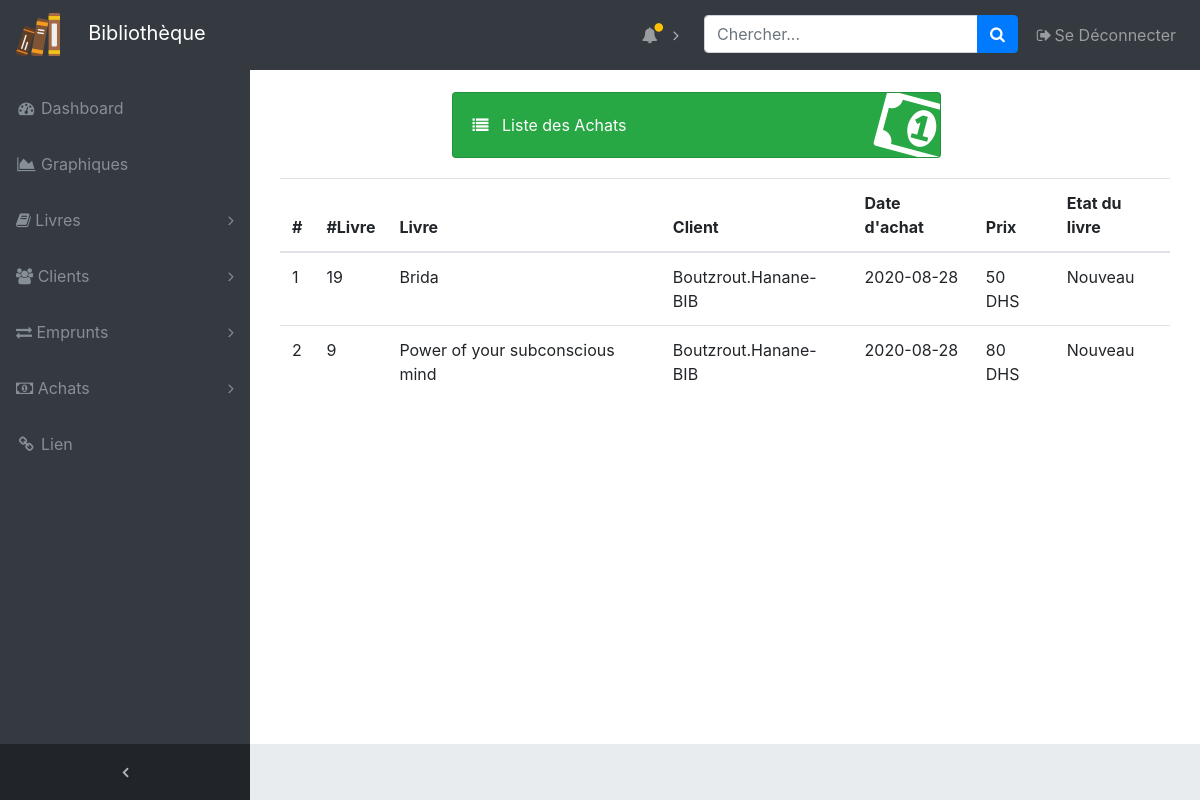
The app's page /admin/liste_achats.php (signed in), older data.
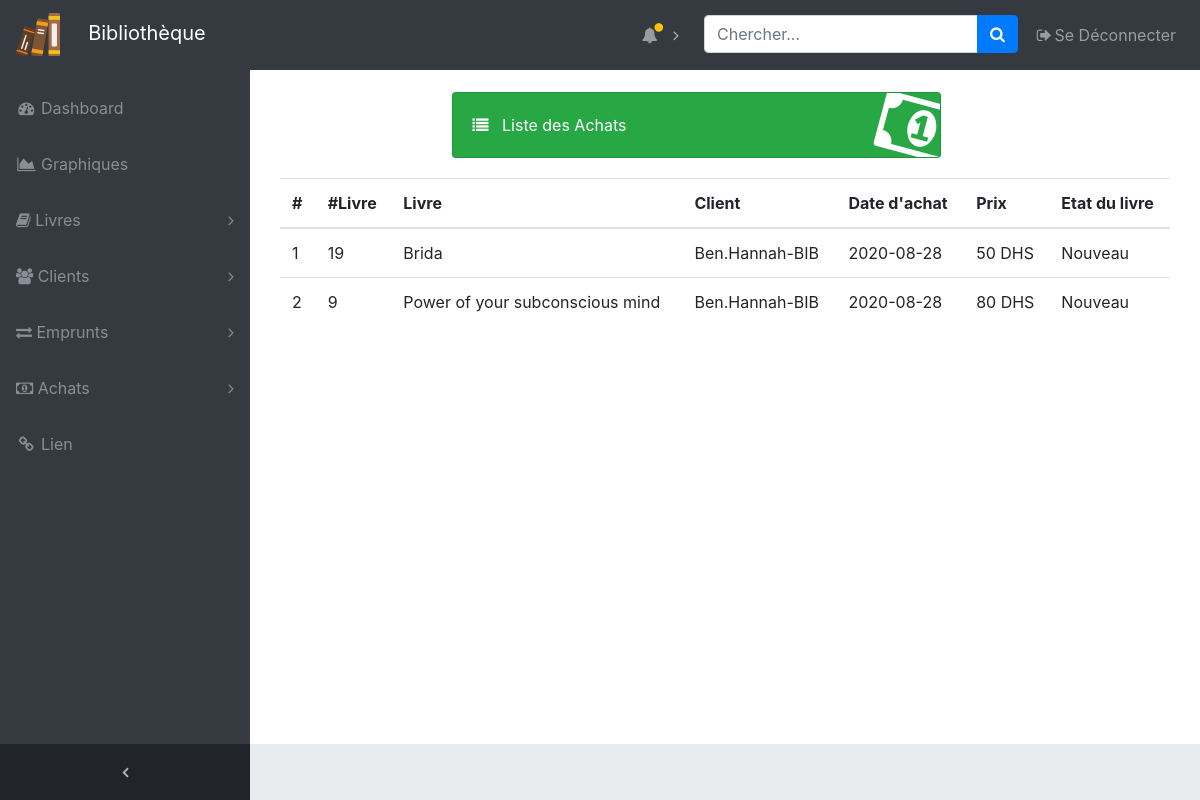
The same page, newer data.
### tables this page shows
CREATE TABLE IF NOT EXISTS `achat` (
  `achat_id` int(10) NOT NULL AUTO_INCREMENT,
  `livre_id` int(10) NOT NULL,
  `client_id` int(10) NOT NULL,
  `date_achat` date NOT NULL,
  `prix` double NOT NULL,
  `etat` varchar(10) NOT NULL,
  PRIMARY KEY (`achat_id`),
  KEY `livre_id` (`livre_id`),
  KEY `client_id` (`client_id`)
);

CREATE TABLE IF NOT EXISTS `client` (
  `client_id` int(10) NOT NULL AUTO_INCREMENT,
  `username` varchar(30) NOT NULL,
  `password` varchar(30) NOT NULL,
  `nom` varchar(30) DEFAULT NULL,
  `prenom` varchar(30) DEFAULT NULL,
  `adresse` varchar(100) DEFAULT NULL,
  `tel` varchar(30) DEFAULT NULL,
  `cin` varchar(8) DEFAULT NULL,
  `date_naissance` varchar(30) DEFAULT NULL,
  `caution` int(10) DEFAULT NULL,
  `nb_emprunts` int(10) DEFAULT NULL,
  `emprunts` int(10) DEFAULT NULL,
  `permission` int(1) DEFAULT NULL,
  PRIMARY KEY (`client_id`),
  UNIQUE KEY `username` (`username`)
);

CREATE TABLE IF NOT EXISTS `livre` (
  `livre_id` int(10) NOT NULL AUTO_INCREMENT,
  `titre` varchar(100) DEFAULT NULL,
  `auteur` varchar(100) DEFAULT NULL,
  `edition` varchar(100) DEFAULT NULL,
  `type` varchar(30) DEFAULT NULL,
  `img` varchar(100) NOT NULL,
  `nb_copies` int(10) NOT NULL,
  PRIMARY KEY (`livre_id`)
);

### admin/liste_achats.php (the view, shortened to what this page needs)
<?php
require_once "admin.php";
require_once '../modules/connection.php';
$achats = "SELECT * FROM achat;";
$achats = $connect->query($achats);
?>
<!DOCTYPE html>
<html>
<head>
  <link rel="stylesheet" type="text/css" href="style.css">
  <link rel="stylesheet" href="https://maxcdn.bootstrapcdn.com/bootstrap/4.5.2/css/bootstrap.min.css">
  <link rel="stylesheet" href="https://cdnjs.cloudflare.com/ajax/libs/font-awesome/4.7.0/css/font-awesome.min.css">
</head>
<body class="fixed-nav sticky-footer bg-dark" id="page-top">
<div class="content-wrapper">
    <div class="container-fluid">
<div class="container nv-achat">
  <div class="col-xl-7 col-sm-6 mb-3">
          <div class="card text-white bg-success o-hidden h-100">
            <div class="card-body">
              <div class="card-body-icon">
                <i class="fa fa-money"></i>
              </div>
              <div class="mr-5">
              <span class="fa fa-list"></span> &nbsp;
          Liste des Achats</div>
            </div>
        </div>
    </div>
    <div class="table-responsive">
  <table class="table">
    <thead>
      <tr>
        <th>#</th>
        <th>#Livre</th>
        <th>Livre</th>
        <th>Client</th>
        <th>Date d'achat</th>
        <th>Prix</th>
        <th>Etat du livre</th>
      </tr>
    </thead>
    <tbody>
    	<?php
    	if($achats->rowCount()) {
            foreach($achats->fetchAll() as $achat){
              $livres = "SELECT * FROM livre WHERE livre_id = :id";
      $livres = $connect->prepare($livres);
      $livres->bindValue(':id', $achat['livre_id'] , PDO::PARAM_STR);
      $livres->execute();
      $livre = $livres->fetch();
      $titre = $livre['titre'];
    $clients = "SELECT * FROM client WHERE client_id = :id";
      $clients = $connect->prepare($clients);
      $clients->bindValue(':id', $achat['client_id'] , PDO::PARAM_STR);
      $clients->execute();
      $client = $clients->fetch();
      $username = $client['username'];
               ?>
      <tr>
        <td><?php echo $achat['achat_id'] ?></td>
        <td><?php echo $achat['livre_id'] ?></td>
        <td><?php echo $titre ?></td>
        <td><?php echo $username ?></td>
        <td><?php echo $achat['date_achat'] ?></td>
        <td><?php echo $achat['prix'] ?> DHS</td>
        <td><?php echo $achat['etat'] ?></td>
      </tr>
      <?php
  }
}
  ?>
    </tbody>
  </table>
  </div>
</div>
</div>
</div>
</body>
</html>

Row changes from the older to the newer data that the page shows:
changed through a linked row, achat "Brida": client.username "Boutzrout.Hanane-BIB" → "Ben.Hannah-BIB"
changed through a linked row, achat "Power of your subconscious mind": client.username "Boutzrout.Hanane-BIB" → "Ben.Hannah-BIB"
